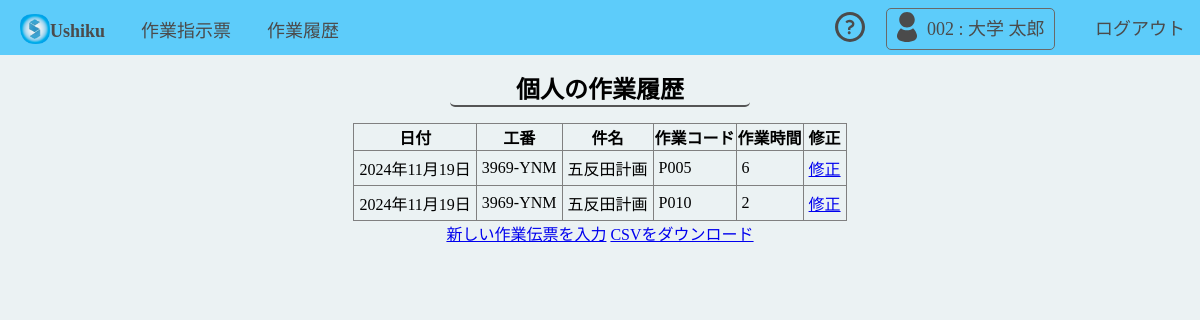
/sagyodenpyo/list/ (signed in), run on the app's committed database.
### sagyodenpyo/models.py (models this page shows, shortened)
class WorkLog(models.Model):
    WORK_CODE_CHOICES = [
        ('001', 'P001'),
        ('002', 'P002'),
        ('003', 'P003'),
        ('004', 'P004'),
        ('005', 'P005'),
        ('006', 'P006'),
        ('007', 'P007'),
        ('008', 'P008'),
        ('009', 'P009'),
        ('010', 'P010'),
        ('011', 'P011'),
        ('012', 'P012'),
        ('013', 'P013'),
        ('014', 'P014'),
        ('015', 'P015'),
        ('016', 'P016'),
        ('017', 'P017'),
        ('018', 'P018'),
        ('019', 'P019'),
        ('402', 'P402'),
        ('602', 'P602'),
        ('701', 'P701'),
        ('903', 'P903'),
        ('908', 'P908'),
        ('909', 'P909'),
        ('999', 'P999'),
    ]
    employee = models.ForeignKey(Employee, on_delete=models.CASCADE, related_name="work_logs")
    work_number = models.CharField("工番", max_length=4)
    work_trenum = models.CharField("枝番", max_length=3, default=000)
    subject = models.CharField("件名", max_length=20)
    work_code = models.CharField("作業コード", max_length=3, choices=WORK_CODE_CHOICES)
    work_hours = models.DecimalField("時間", max_digits=4, decimal_places=0, default=0)
    work_minute = models.DecimalField("分", max_digits=2, decimal_places=0, default=0)
    date = models.DateField("作業日", auto_now_add=False)

### sagyodenpyo/views.py (the view)
# urls.py: path('list/', views.work_log_list, name='work_log_list'),
@login_required
def work_log_list(request):
    try:
        employee = request.user.employee
    except Employee.DoesNotExist:
        return HttpResponseForbidden("このユーザーには対応する従業員情報がありません。管理者に問い合わせてください。")
    work_logs = WorkLog.objects.filter(employee=employee).order_by('-date')
    return render(request, 'sagyodenpyo/work_log_list.html', {'work_logs': work_logs})

### sagyodenpyo/templates/sagyodenpyo/work_log_list.html (shortened to what this page needs)
{% extends 'base.html' %}
{% block content %}
<h1 class="titles">個人の作業履歴</h1>
<table style="margin: 0 auto; border-collapse: collapse; padding:5px;"border="1">
    <thead>
        <tr>
            <th>日付</th>
            <th>工番</th>
            <th>件名</th>
            <th>作業コード</th>
            <th>作業時間</th>
            <th>修正</th>
        </tr>
    </thead>
    <tbody>
        {% for log in work_logs %}
        <tr>
            <td>{{ log.date }}</td>
            <td>{{ log.work_number }}</td>
            <td>{{ log.subject }}</td>
            <td>{{ log.get_work_code_display }}</td>
            <td>{{ log.work_hours }}</td>
            <td><a href="{% url 'sagyodenpyo:edit_work_log' log.pk %}">修正</a></td>
        </tr>
        {% endfor %}
    </tbody>
</table>
<a href="{% url 'sagyodenpyo:log_work' %}">新しい作業伝票を入力</a>
<a href="{% url 'sagyodenpyo:export_work_logs_csv' %}">CSVをダウンロード</a>
{% endblock %}

### templates/base.html (shortened to what this page needs)
{% load static %}
<!DOCTYPE html>
<html lang="ja">
<head>
    <link rel="stylesheet" href="{% static 'css/style.css' %}">
</head>
<body>
    <header class="printnot">
        <div class="hsu printnot">
        <a href="/" class="hm"><img src="{% static 'ico/shirayama_app_mm.png' %}" class="h_icon" alt="HOME"><b>Ushiku</b></a>
        <a href="{% url 'sagyoshiji:work_order_list' %}"class="hm">作業指示票</a>
        <a href="{% url 'sagyodenpyo:work_logs' %}" class="hm">作業履歴</a>
        </div>
        <div class="hsu printnot">
            <a href="{% url 'docs:app_docs' %}" class="hm"><img src="{% static 'svgs/question.svg' %}" class="h_icon" alt="ヘルプ"></a>
        {% if user.is_authenticated %}
        <span style="color:rgb(75, 75, 75); font-size: large; border: 1px solid dimgray; border-radius: 5px; padding:10px 5px;"><img src="{% static 'svgs/user.svg' %}" class="h_icon"> {{ user.id|stringformat:"03d" }} : {{ user.first_name }} {{ user.last_name }} </span>
        <form action="{% url 'logout' %}" method="post" style="display:inline;">
            <button type="submit" onclick="return confirm('ログアウトしてもよろしいですか？');">ログアウト</button>
        </form>
    {% else %}
        <a href="{% url 'login' %}" class="hm">ログイン</a>
        <script>
            location.href = "{% url 'login' %}";
        </script>
    {% endif %}
    </div>
    </header>
    <br><br><br>
    <main>
        <div align="center">
        {% block content %}
        {% endblock %}
        </div>
    </main>
</body>
</html>

### static/css/style.css (style rules this page uses)
body { margin:0; background-color: #ebf2f3; }
header { width:auto; background:#5dccfa; padding:5px; padding-bottom: 10px; font-size: x-large; display:flex; justify-content: space-between; align-items: center; position: fixed; top:0; left:0; right:0; z-index: 1000; }
header button { border:none; font-size: large; background:none; border-radius: 5px; padding:5px 10px; color: rgb(75, 75, 75); justify-content: space-between; }
header .hm { border:none; font-size: large; text-decoration: none; background:none; border-radius: 5px; padding:10px 15px; color: rgb(75, 75, 75); justify-content: space-between; }
header .hsu { padding: 0px; }
table { border-collapse: collapse; }
table td { padding:5px; }
.h_icon { width: 30px; height: 30px; position:relative; top: 7px; }
.titles { width:300px; font-size: x-large; font-weight: 700; border-bottom:2px solid #555; border-radius: 5px; text-align: center; }

### data on the page
WorkLog: date "2024年11月19日", work_number "3969-YNM", subject "五反田計画", work_code "P005", work_hours "6"
WorkLog: date "2024年11月19日", work_number "3969-YNM", subject "五反田計画", work_code "P010", work_hours "2"

### other printed values
{{ user.id|stringformat:"03d" }} "002"
{{ user.first_name }} "大学"
{{ user.last_name }} "太郎"
